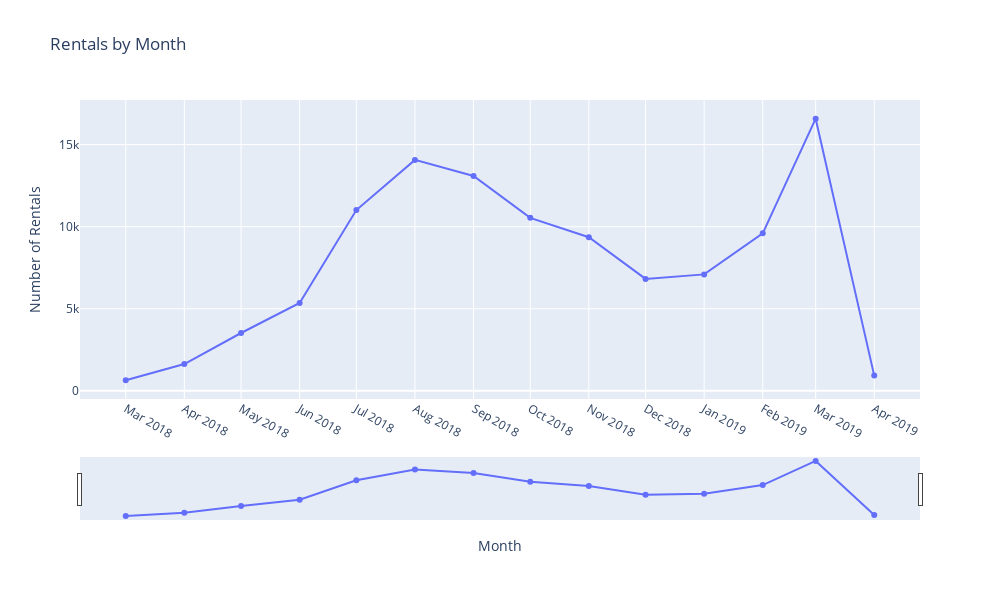

Notebook code cell kept with this figure:
### Code cell
# create a plotly line figure of number of rentals by month but keeping in mind the year as well
rentals['YearMonth'] = rentals['StartTime'].dt.strftime('%Y-%m')
monthly_rentals = rentals.groupby('YearMonth').size()   

fig3 = px.line(monthly_rentals.reset_index(), x='YearMonth', y=0,
                labels={'0': 'Number of Rentals', 'YearMonth': 'Month'},
                title='Rentals by Month', markers= 'lines+markers')
fig3.update_xaxes(rangeslider_visible=True, tickmode='linear', dtick='M1')
# set figure size
fig3.update_layout(width= 1000,height=600)
fig3.show()

### Figure 1 — Plotly figure (JSON) as saved in the notebook; plotly's stock layout.template omitted (floating-point values rounded to 4 significant figures)
{"data": [{"hovertemplate": "Month=%{x}<br>Number of Rentals=%{y}<extra></extra>", "legendgroup": "", "line": {"color": "#636efa", "dash": "solid"}, "marker": {"symbol": "circle"}, "mode": "markers+lines", "name": "", "orientation": "v", "showlegend": false, "type": "scatter", "x": ["2018-03", "2018-04", "2018-05", "2018-06", "2018-07", "2018-08", "2018-09", "2018-10", "2018-11", "2018-12", "2019-01", "2019-02", "2019-03", "2019-04"], "xaxis": "x", "y": [642, 1632, 3523, 5351, 11011, 14067, 13085, 10536, 9357, 6818, 7094, 9593, 16577, 927], "yaxis": "y"}], "layout": {"height": 600, "legend": {"tracegroupgap": 0}, "title": {"text": "Rentals by Month"}, "width": 1000, "xaxis": {"anchor": "y", "domain": [0, 1], "dtick": "M1", "rangeslider": {"visible": true}, "tickmode": "linear", "title": {"text": "Month"}}, "yaxis": {"anchor": "x", "domain": [0, 1], "title": {"text": "Number of Rentals"}}}}
